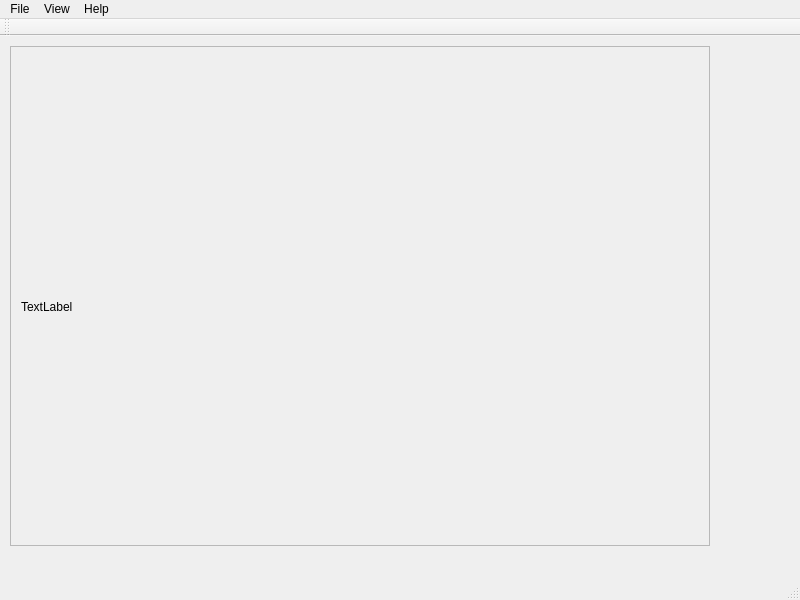
<?xml version="1.0" encoding="UTF-8"?>
<ui version="4.0">
 <class>ImageViewer</class>
 <widget class="QMainWindow" name="ImageViewer">
  <property name="geometry">
   <rect>
    <x>0</x>
    <y>0</y>
    <width>800</width>
    <height>600</height>
   </rect>
  </property>
  <property name="windowTitle">
   <string>ImageViewer</string>
  </property>
  <widget class="QWidget" name="centralWidget">
   <widget class="QScrollArea" name="scrollArea">
    <property name="geometry">
     <rect>
      <x>10</x>
      <y>10</y>
      <width>700</width>
      <height>500</height>
     </rect>
    </property>
    <property name="widgetResizable">
     <bool>true</bool>
    </property>
    <widget class="QWidget" name="scrollAreaWidgetContents">
     <property name="geometry">
      <rect>
       <x>0</x>
       <y>0</y>
       <width>698</width>
       <height>498</height>
      </rect>
     </property>
     <widget class="QLabel" name="imageLabel">
      <property name="geometry">
       <rect>
        <x>10</x>
        <y>10</y>
        <width>700</width>
        <height>500</height>
       </rect>
      </property>
      <property name="text">
       <string>TextLabel</string>
      </property>
     </widget>
    </widget>
   </widget>
  </widget>
  <widget class="QMenuBar" name="menuBar">
   <property name="geometry">
    <rect>
     <x>0</x>
     <y>0</y>
     <width>800</width>
     <height>22</height>
    </rect>
   </property>
   <widget class="QMenu" name="menuFile">
    <property name="title">
     <string>File</string>
    </property>
    <addaction name="actionOpen"/>
    <addaction name="actionPrint"/>
    <addaction name="separator"/>
    <addaction name="actionExit"/>
   </widget>
   <widget class="QMenu" name="menuView">
    <property name="title">
     <string>View</string>
    </property>
    <addaction name="actionZoom_In_25"/>
    <addaction name="actionZoom_Out_25"/>
    <addaction name="actionNormal_Size"/>
    <addaction name="separator"/>
    <addaction name="actionFit_to_Window"/>
   </widget>
   <widget class="QMenu" name="menuHelp">
    <property name="title">
     <string>Help</string>
    </property>
    <addaction name="actionAbout"/>
    <addaction name="actionAbout_Qt"/>
   </widget>
   <addaction name="menuFile"/>
   <addaction name="menuView"/>
   <addaction name="menuHelp"/>
  </widget>
  <widget class="QToolBar" name="mainToolBar">
   <attribute name="toolBarArea">
    <enum>TopToolBarArea</enum>
   </attribute>
   <attribute name="toolBarBreak">
    <bool>false</bool>
   </attribute>
  </widget>
  <widget class="QStatusBar" name="statusBar"/>
  <action name="actionOpen">
   <property name="text">
    <string>&amp;Open...</string>
   </property>
   <property name="shortcut">
    <string>Meta+O</string>
   </property>
  </action>
  <action name="actionPrint">
   <property name="checkable">
    <bool>false</bool>
   </property>
   <property name="text">
    <string>&amp;Print...</string>
   </property>
   <property name="shortcut">
    <string>Meta+P</string>
   </property>
  </action>
  <action name="actionExit">
   <property name="text">
    <string>E&amp;xit...</string>
   </property>
   <property name="shortcut">
    <string>Meta+Q</string>
   </property>
  </action>
  <action name="actionZoom_In_25">
   <property name="text">
    <string>Zoom In(25%)</string>
   </property>
   <property name="shortcut">
    <string>Meta+Shift+=</string>
   </property>
  </action>
  <action name="actionZoom_Out_25">
   <property name="text">
    <string>Zoom Out(25%)</string>
   </property>
   <property name="shortcut">
    <string>Meta+-</string>
   </property>
  </action>
  <action name="actionNormal_Size">
   <property name="text">
    <string>Normal Size</string>
   </property>
   <property name="shortcut">
    <string>Meta+S</string>
   </property>
  </action>
  <action name="actionFit_to_Window">
   <property name="checkable">
    <bool>true</bool>
   </property>
   <property name="checked">
    <bool>true</bool>
   </property>
   <property name="text">
    <string>Fit to Window</string>
   </property>
   <property name="shortcut">
    <string>Meta+F</string>
   </property>
  </action>
  <action name="actionAbout">
   <property name="text">
    <string>About</string>
   </property>
  </action>
  <action name="actionAbout_Qt">
   <property name="text">
    <string>About Qt</string>
   </property>
  </action>
 </widget>
 <layoutdefault spacing="6" margin="11"/>
 <resources/>
 <connections/>
</ui>
